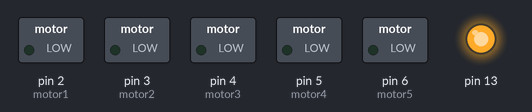
A sketch run on a simulated Arduino Uno, built with avr-gcc and run on an emulated ATmega328P. Shown: switched loads named in the sketch (green lamp = pin HIGH), output pins drawn as LEDs (lit = HIGH).

Above: at 0.5 s.
At 3.5 s:
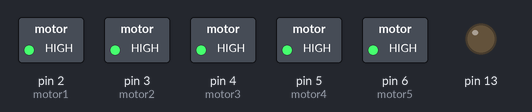
Timing chart, 0 to 4.6 s (numbered marks = the images above):
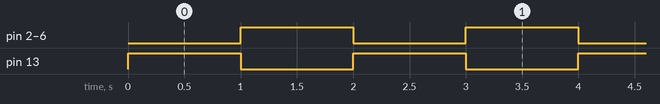

Measured:
- by itself, pin 2 (motor1), pin 3 (motor2), pin 4 (motor3), pin 5 (motor4), pin 6 (motor5), pin 13: alternates HIGH for 1.0 s and LOW for 1.0 s

The sketch:

servo1.ino
```cpp
int motor1 = 2;
int motor2 = 3;
int motor3 = 4;
int motor4 = 5;
int motor5 = 6;

void setup() {
  pinMode(13, OUTPUT);
  pinMode(motor1, OUTPUT);
  pinMode(motor2, OUTPUT);
  pinMode(motor3, OUTPUT);
  pinMode(motor4, OUTPUT);
  pinMode(motor5, OUTPUT);
  digitalWrite(motor1, HIGH);
  digitalWrite(motor2, HIGH);
  digitalWrite(motor3, HIGH);
  digitalWrite(motor4, HIGH);
  digitalWrite(motor5, HIGH);
}

void loop() {
  digitalWrite(13, HIGH);
  digitalWrite(motor1, LOW);
  digitalWrite(motor2, LOW);
  digitalWrite(motor3, LOW);
  digitalWrite(motor4, LOW);
  digitalWrite(motor5, LOW);
  delay(1000);
  digitalWrite(motor1, HIGH);
  digitalWrite(motor2, HIGH);
  digitalWrite(motor3, HIGH);
  digitalWrite(motor4, HIGH);
  digitalWrite(motor5, HIGH);
  digitalWrite(13, LOW);
  delay(1000);
}
```
